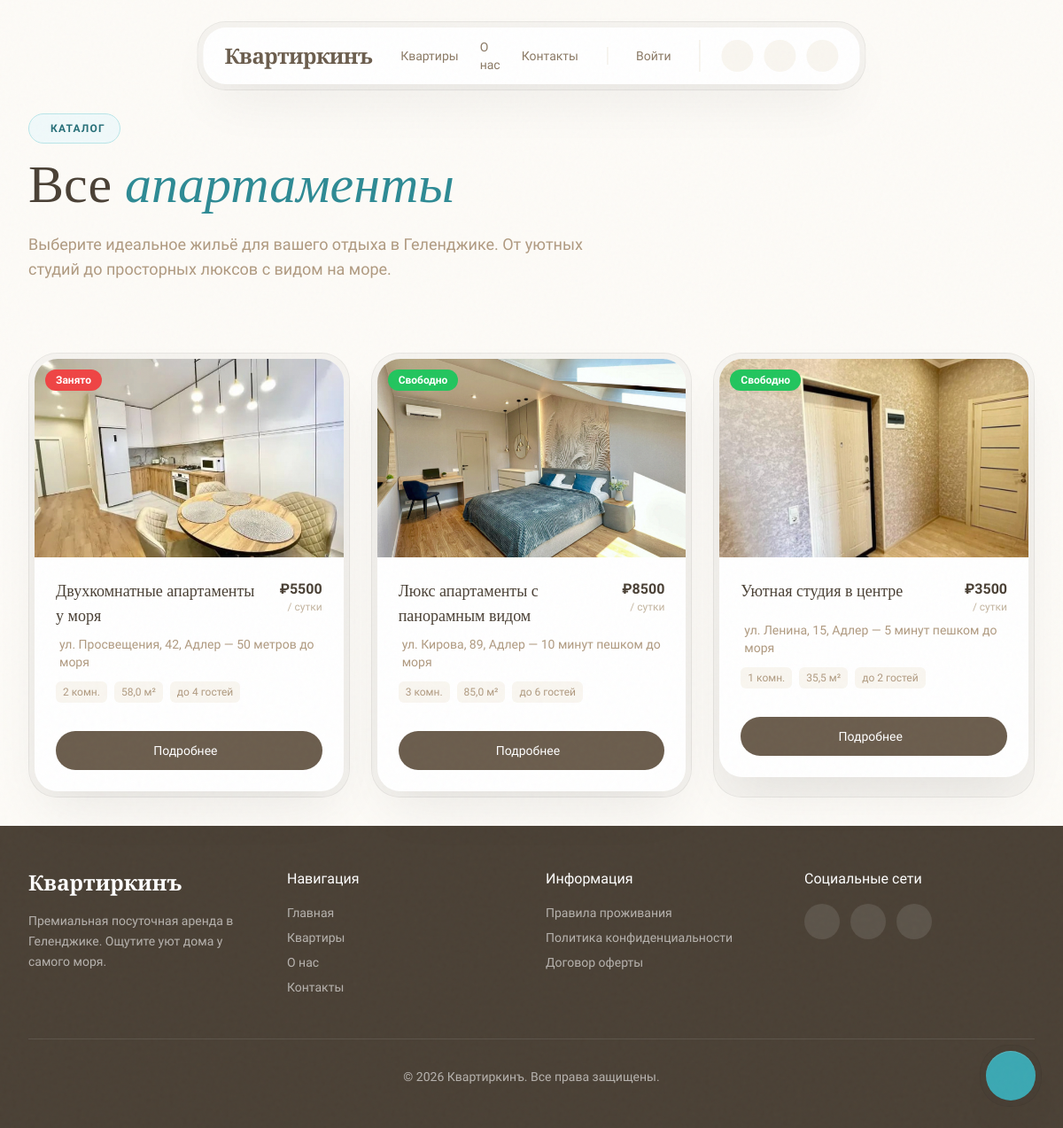
The app's page /apartments/ with its own data.
### apartments/models.py (models this page shows, shortened)
class Apartment(models.Model):
    name = models.CharField('Название', max_length=200)
    slug = models.SlugField('URL-слаг', unique=True)
    address = models.CharField('Адрес', max_length=300)
    rooms = models.PositiveIntegerField('Количество комнат')
    area = models.DecimalField('Площадь (м²)', max_digits=6, decimal_places=1)
    price_per_day = models.DecimalField('Цена за сутки (₽)', max_digits=10, decimal_places=0)
    description = models.TextField('Описание')
    latitude = models.FloatField('Широта')
    longitude = models.FloatField('Долгота')
    max_guests = models.PositiveIntegerField('Максимум гостей', default=4)
    distance_to_sea = models.CharField('Расстояние до моря', max_length=100, blank=True)
    has_wifi = models.BooleanField('Wi-Fi', default=False)
    has_smart_tv = models.BooleanField('Smart TV', default=False)
    has_washing_machine = models.BooleanField('Стиральная машина', default=False)
    has_ac = models.BooleanField('Кондиционер', default=False)
    pets_allowed = models.BooleanField('Можно с питомцем', default=False)
    free_private_park = models.BooleanField("Бесплатная частная парковка", default=False) # new
    near_pool = models.BooleanField("Открытый бассейн рядом", default=False) # new
    avaible_smoke = models.BooleanField("Разрешено курить", default=False) # new
    is_active = models.BooleanField('Активна', default=True)
    bookings_enabled = models.BooleanField('Бронирование разрешено', default=True)
    created_at = models.DateTimeField('Создана', auto_now_add=True)
    class Meta:
        verbose_name = 'Апартаменты'
        verbose_name_plural = 'Апартаменты'
        ordering = ['name']
    def get_absolute_url(self):
        return reverse('apartment_detail', kwargs={'slug': self.slug})
    @property
    def main_image(self):
        return self.images.first()
    def get_current_availability(self):
        from datetime import date
        today = date.today()
        overlapping = self.reservations.filter(
            status__in=['pending', 'confirmed'],
            check_in__lte=today,
            check_out__gt=today,
        ).exists()
        return not overlapping

class ApartmentImage(models.Model):
    apartment = models.ForeignKey(
        Apartment,
        on_delete=models.CASCADE,
        related_name='images',
        verbose_name='Апартаменты'
    )
    image = models.ImageField('Фото', upload_to='apartments/')
    order = models.PositiveIntegerField('Порядок', default=0)
    class Meta:
        verbose_name = 'Фото апартаментов'
        verbose_name_plural = 'Фото апартаментов'
        ordering = ['order']

### apartments/views.py (the view)
# urls.py: path('apartments/', views.apartment_list, name='apartment_list'),
def apartment_list(request):
    from datetime import date
    apartments = Apartment.objects.filter(is_active=True).order_by('name')
    apartments_with_availability = []
    for apt in apartments:
        apartments_with_availability.append({
            'apartment': apt,
            'is_available': apt.get_current_availability(),
        })
    context = {
        'apartments': apartments_with_availability,
    }
    return render(request, 'apartments.html', context)

### apartments/context_processors.py (called while the page is built)
def current_year(request):
    return {"current_year": datetime.now().year}

### templates/apartments.html (shortened to what this page needs)
{% extends "base.html" %}
{% load static %}
{% block content %}
    <section class="pt-32 pb-12 px-4 sm:px-6 lg:px-8 xl:px-12">
        <div class="max-w-7xl mx-auto">
            <div class="reveal">
                <div class="inline-flex items-center gap-2 px-4 py-2 rounded-full bg-sea-50 border border-sea-200 text-sea-700 text-xs font-semibold uppercase tracking-widest mb-4">
                    Каталог
                </div>
                <h1 class="font-serif text-4xl sm:text-5xl lg:text-6xl font-medium text-sand-900 mb-6">
                    Все <span class="italic text-sea-600">апартаменты</span>
                </h1>
                <p class="text-lg text-sand-600 max-w-2xl">
                    Выберите идеальное жильё для вашего отдыха в Геленджике.
                    От уютных студий до просторных люксов с видом на море.
                </p>
            </div>
        </div>
    </section>
    <section class="py-8 px-4 sm:px-6 lg:px-8 xl:px-12">
        <div class="max-w-7xl mx-auto">
            <div class="grid sm:grid-cols-2 lg:grid-cols-3 gap-6">
                {% for item in apartments %}
                {% with apt=item.apartment %}
                <div class="apartment-card reveal">
                    <div class="double-bezel h-full">
                        <div class="double-bezel-inner overflow-hidden">
                            <div class="relative h-56 overflow-hidden group">
                                {% if apt.main_image %}
                                    <img src="{{ apt.main_image.image.url }}" alt="{{ apt.name }}"
                                         class="w-full h-full object-cover transition-transform duration-700 group-hover:scale-110">
                                {% else %}
                                    <div class="w-full h-full bg-sand-200 flex items-center justify-center">
                                        <i class="ph ph-image text-4xl text-sand-400"></i>
                                    </div>
                                {% endif %}
                                {% if not item.is_available %}
                                    <div class="absolute top-3 left-3 px-3 py-1 bg-red-500 text-white text-xs font-semibold rounded-full">Занято</div>
                                {% else %}
                                    <div class="absolute top-3 left-3 px-3 py-1 bg-green-500 text-white text-xs font-semibold rounded-full">Свободно</div>
                                {% endif %}
                            </div>
                            <div class="p-6">
                                <div class="flex items-start justify-between gap-4 mb-2">
                                    <h3 class="font-serif text-lg font-medium text-sand-900">{{ apt.name }}</h3>
                                    <div class="text-right flex-shrink-0">
                                        <div class="font-semibold text-sand-900">₽{{ apt.price_per_day|floatformat:0 }}</div>
                                        <div class="text-xs text-sand-500">/ сутки</div>
                                    </div>
                                </div>
                                <p class="text-sm text-sand-600 mb-3 flex items-center gap-1">
                                    {{ apt.address }}{% if apt.distance_to_sea %} — {{ apt.distance_to_sea }} до моря{% endif %}
                                </p>
                                <div class="flex flex-wrap gap-2 mb-4">
                                    <span class="px-2 py-1 rounded-md bg-sand-100 text-sand-600 text-xs">{{ apt.rooms }} комн.</span>
                                    <span class="px-2 py-1 rounded-md bg-sand-100 text-sand-600 text-xs">{{ apt.area }} м²</span>
                                    <span class="px-2 py-1 rounded-md bg-sand-100 text-sand-600 text-xs">до {{ apt.max_guests }} гостей</span>
                                </div>
                                <a href="{{ apt.get_absolute_url }}" class="magnetic-btn w-full flex items-center justify-center gap-2 px-6 py-3 bg-sand-800 text-white rounded-full font-medium text-sm hover:bg-sand-900 transition-colors">
                                    <span>Подробнее</span>
                                </a>
                            </div>
                        </div>
                    </div>
                </div>
                {% endwith %}
                {% empty %}
                <div class="col-span-3 text-center py-16 text-sand-500">
                    <i class="ph ph-house-simple text-5xl mb-4"></i>
                    <p class="text-lg">Квартиры не найдены.</p>
                </div>
                {% endfor %}
            </div>
        </div>
    </section>
{% endblock %}

### templates/base.html (shortened to what this page needs)
{% load static %}
<!DOCTYPE html>
<html lang="ru">
<head>
    <script src="https://cdn.tailwindcss.com"></script>
    <script src="{% static 'js/tailwind-config.js' %}"></script>
    <link rel="stylesheet" href="{% static 'css/common.css' %}">
</head>
<body class="font-sans antialiased">
    {% block navbar %}
    <nav id="navbar" class="fixed top-6 left-1/2 -translate-x-1/2 z-50 transition-all duration-700">
        <div class="double-bezel">
            <div class="double-bezel-inner px-6 py-3 flex items-center gap-8">
                <a href="{% url 'index' %}" class="font-serif text-2xl font-semibold text-sand-800 tracking-tight">
                    Квартиркинъ
                </a>
                <div class="hidden md:flex items-center gap-6">
                    <a href="{% url 'apartment_list' %}" class="nav-link text-sm font-medium text-sand-700 hover:text-sand-900">Квартиры</a>
                    <a href="{% url 'index' %}#about" class="nav-link text-sm font-medium text-sand-700 hover:text-sand-900">О нас</a>
                    <a href="{% url 'index' %}#contact" class="nav-link text-sm font-medium text-sand-700 hover:text-sand-900">Контакты</a>
                </div>
                <div class="hidden md:flex items-center gap-3 pl-6 border-l border-sand-200">
                    {% if user.is_authenticated %}
                        <a href="{% url 'profile' %}" class="text-sm text-sand-700 hover:text-sand-900 flex items-center gap-2">
                            <i class="ph ph-user"></i>
                            {{ user.first_name }}
                        </a>
                        <a href="{% url 'logout' %}" class="text-sm font-medium text-sand-700 hover:text-sand-900">Выйти</a>
                    {% else %}
                        <a href="{% url 'auth' %}" class="text-sm font-medium text-sand-700 hover:text-sand-900 flex items-center gap-2">
                            Войти
                        </a>
                    {% endif %}
                </div>
                <div class="hidden md:flex items-center gap-3 pl-6 border-l border-sand-200">
                    <a href="https://t.me/kvartirkin_vorkuta" class="w-9 h-9 rounded-full bg-sand-100 flex items-center justify-center text-sand-600 hover:bg-sea-500 hover:text-white transition-all duration-300">
                    </a>
                    <a href="#" class="w-9 h-9 rounded-full bg-sand-100 flex items-center justify-center text-sand-600 hover:bg-green-500 hover:text-white transition-all duration-300">
                    </a>
                    <a href="#" class="w-9 h-9 rounded-full bg-sand-100 flex items-center justify-center text-sand-600 hover:bg-blue-500 hover:text-white transition-all duration-300">
                    </a>
                </div>
            </div>
        </div>
    </nav>
    {% endblock navbar %}
    {% block content %}{% endblock %}
    {% block footer %}
    <footer class="py-12 px-4 sm:px-6 lg:px-8 xl:px-12 bg-sand-900 text-white/60">
        <div class="max-w-7xl mx-auto">
            <div class="grid sm:grid-cols-2 lg:grid-cols-4 gap-8 mb-12">
                <div>
                    <div class="font-serif text-2xl font-semibold text-white mb-4">Квартиркинъ</div>
                    <p class="text-sm leading-relaxed">
                        Премиальная посуточная аренда в Геленджике.
                        Ощутите уют дома у самого моря.
                    </p>
                </div>
                <div>
                    <h4 class="text-white font-medium mb-4">Навигация</h4>
                    <ul class="space-y-2 text-sm">
                        <li><a href="{% url 'index' %}" class="hover:text-white transition-colors">Главная</a></li>
                        <li><a href="{% url 'apartment_list' %}" class="hover:text-white transition-colors">Квартиры</a></li>
                        <li><a href="{% url 'index' %}#about" class="hover:text-white transition-colors">О нас</a></li>
                        <li><a href="{% url 'index' %}#contact" class="hover:text-white transition-colors">Контакты</a></li>
                    </ul>
                </div>
                <div>
                    <h4 class="text-white font-medium mb-4">Информация</h4>
                    <ul class="space-y-2 text-sm">
                        <li><a href="#" class="hover:text-white transition-colors">Правила проживания</a></li>
                        <li><a href="#" class="hover:text-white transition-colors">Политика конфиденциальности</a></li>
                        <li><a href="#" class="hover:text-white transition-colors">Договор оферты</a></li>
                    </ul>
                </div>
                <div>
                    <h4 class="text-white font-medium mb-4">Социальные сети</h4>
                    <div class="flex gap-3">
                        <a href="https://t.me/kvartirkin_vorkuta" class="w-10 h-10 rounded-full bg-white/10 flex items-center justify-center hover:bg-sea-500 transition-colors">
                        </a>
                        <a href="#" class="w-10 h-10 rounded-full bg-white/10 flex items-center justify-center hover:bg-green-500 transition-colors">
                        </a>
                        <a href="#" class="w-10 h-10 rounded-full bg-white/10 flex items-center justify-center hover:bg-blue-500 transition-colors">
                        </a>
                    </div>
                </div>
            </div>
            <div class="pt-8 border-t border-white/10 text-sm text-center">
                © {{ current_year }} Квартиркинъ. Все права защищены.
            </div>
        </div>
    </footer>
    {% endblock footer %}
    <button id="ai-assistant-btn" class="ai-assistant double-bezel group">
        <div class="double-bezel-inner w-14 h-14 flex items-center justify-center bg-sea-500 text-white rounded-full hover:bg-sea-600 transition-colors">
        </div>
    </button>
</body>
</html>

### staticfiles/static/css/common.css (style rules this page uses)
body { background-color: #FDFBF7; color: #1a1a1a; }
html { scroll-behavior: smooth; }
.double-bezel { padding: 6px; background: rgba(0, 0, 0, 0.03); border-radius: 2rem; border: 1px solid rgba(0, 0, 0, 0.05); }
.double-bezel-inner { background: white; border-radius: calc(2rem - 6px); box-shadow: inset 0 1px 1px rgba(255, 255, 255, 0.15), 0 25px 60px -12px rgba(0, 0, 0, 0.08); }
.magnetic-btn { transition: all 0.7s cubic-bezier(0.32, 0.72, 0, 1); }
.nav-link { position: relative; }
.nav-link::after { content: ''; position: absolute; bottom: -4px; left: 0; width: 0; height: 2px; background: #3BA8B3; transition: width 0.3s cubic-bezier(0.32, 0.72, 0, 1); }
.reveal { opacity: 0; transform: translateY(40px); filter: blur(4px); transition: all 0.8s cubic-bezier(0.32, 0.72, 0, 1); }
.reveal.active { opacity: 1; transform: translateY(0); filter: blur(0); }
.ai-assistant { position: fixed; bottom: 24px; right: 24px; z-index: 100; animation: pulse-soft 3s ease-in-out infinite; }
.apartment-card { transition: all 0.7s cubic-bezier(0.32, 0.72, 0, 1); }

### records on screen
Apartment: apartment.main_image.image (picture), shows "Занято", apartment.name "Двухкомнатные апартаменты у моря", apartment.price_per_day "5500", apartment.address "ул. Просвещения, 42, Адлер", apartment.distance_to_sea "50 метров", apartment.rooms "2", apartment.area "58,0", apartment.max_guests "4"
Apartment: apartment.main_image.image (picture), shows "Свободно", apartment.name "Люкс апартаменты с панорамным видом", apartment.price_per_day "8500", apartment.address "ул. Кирова, 89, Адлер", apartment.distance_to_sea "10 минут пешком", apartment.rooms "3", apartment.area "85,0", apartment.max_guests "6"
Apartment: apartment.main_image.image (picture), shows "Свободно", apartment.name "Уютная студия в центре", apartment.price_per_day "3500", apartment.address "ул. Ленина, 15, Адлер", apartment.distance_to_sea "5 минут пешком", apartment.rooms "1", apartment.area "35,5", apartment.max_guests "2"
